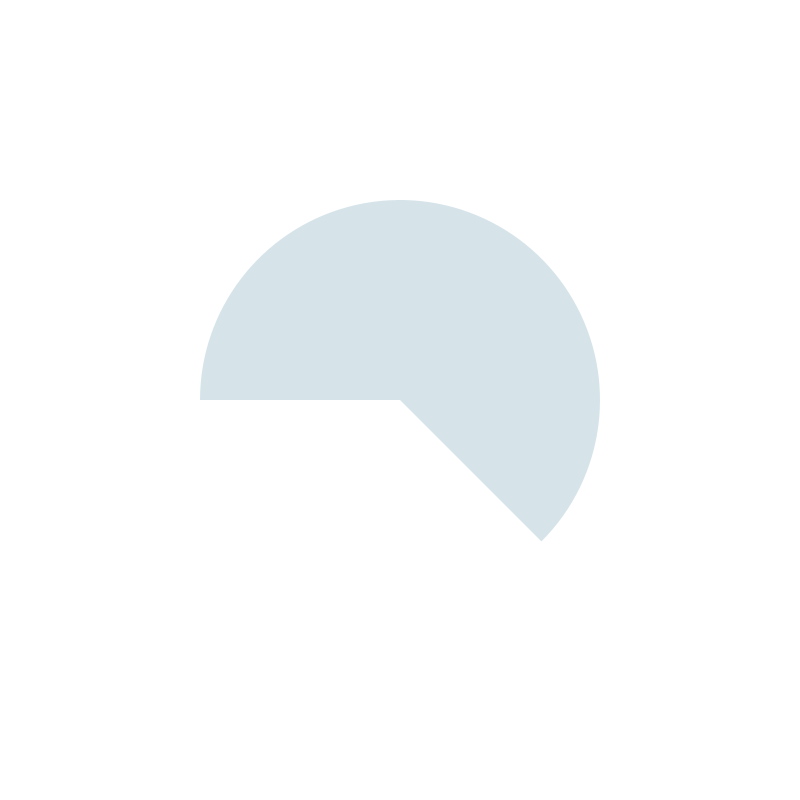
Frame 1 (no input)
Frame 60 (the mouse pressed at the canvas centre just before this capture): identical to frame 1, image omitted
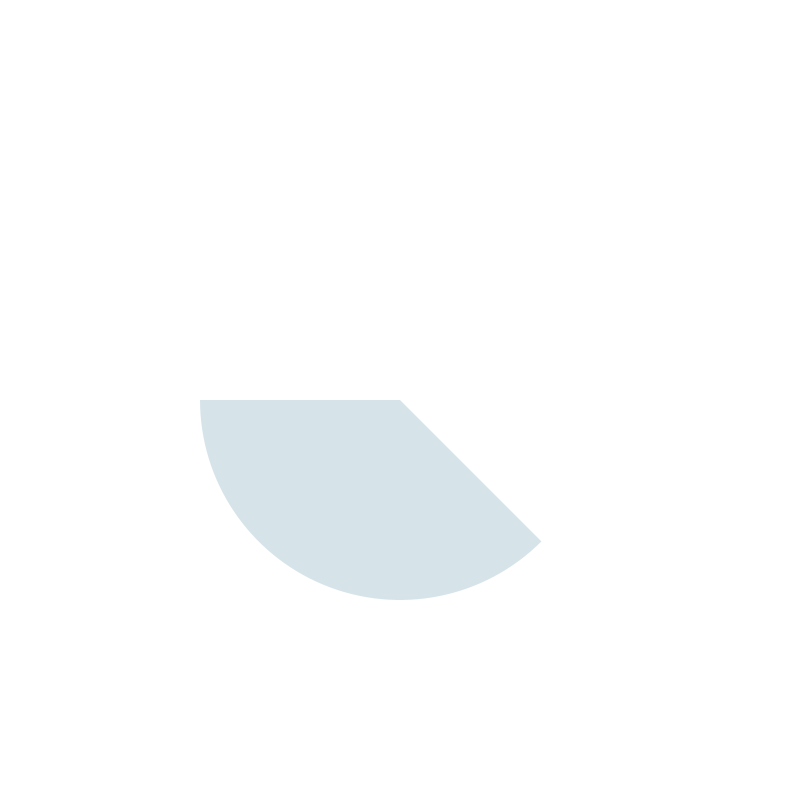
Frame 120 (the mouse held since frame 60 and released just before this capture)

The Processing sketch that drew these frames (run headless with seeded random() and noise(); from frame 60 on, the mouse is pressed at the canvas centre):

// Processing sketch: processing_139308
// ── processing_139308.pde

void setup() {
  size(800, 800);
  
    
}
  
void draw() {
  background(255);
  noStroke();
  fill((20), (100), (135), (45));
  
    
  if(mousePressed == true) {
    arc(400, 400, 400, 400, PI/4, PI);
     
  }
  else {
    arc(400, 400, 400, 400, -PI, PI/4);
  }
}
